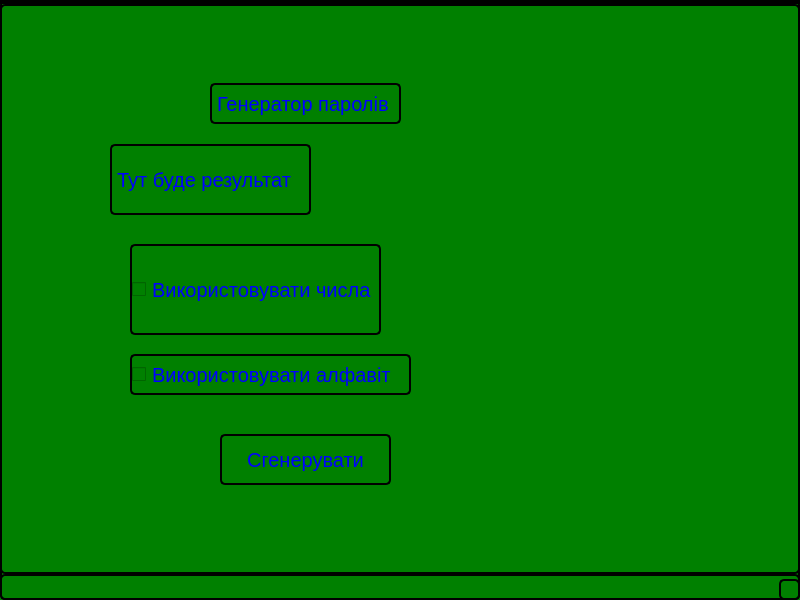
<?xml version="1.0" encoding="UTF-8"?>
<ui version="4.0">
 <class>MainWindow</class>
 <widget class="QMainWindow" name="MainWindow">
  <property name="geometry">
   <rect>
    <x>0</x>
    <y>0</y>
    <width>800</width>
    <height>600</height>
   </rect>
  </property>
  <property name="windowTitle">
   <string>MainWindow</string>
  </property>
  <property name="autoFillBackground">
   <bool>false</bool>
  </property>
  <property name="styleSheet">
   <string notr="true">color: blue; background-color: green; border: 2px solid black; border-radius: 5px;</string>
  </property>
  <widget class="QWidget" name="centralwidget">
   <widget class="QCheckBox" name="checkBox">
    <property name="geometry">
     <rect>
      <x>130</x>
      <y>240</y>
      <width>251</width>
      <height>91</height>
     </rect>
    </property>
    <property name="font">
     <font>
      <pointsize>15</pointsize>
     </font>
    </property>
    <property name="text">
     <string>Використовувати числа</string>
    </property>
   </widget>
   <widget class="QCheckBox" name="checkBox_2">
    <property name="geometry">
     <rect>
      <x>130</x>
      <y>350</y>
      <width>281</width>
      <height>41</height>
     </rect>
    </property>
    <property name="font">
     <font>
      <pointsize>15</pointsize>
     </font>
    </property>
    <property name="text">
     <string>Використовувати алфавіт</string>
    </property>
   </widget>
   <widget class="QLabel" name="label">
    <property name="geometry">
     <rect>
      <x>210</x>
      <y>79</y>
      <width>191</width>
      <height>41</height>
     </rect>
    </property>
    <property name="font">
     <font>
      <pointsize>15</pointsize>
     </font>
    </property>
    <property name="text">
     <string>Генератор паролів</string>
    </property>
   </widget>
   <widget class="QLabel" name="label_2">
    <property name="geometry">
     <rect>
      <x>110</x>
      <y>140</y>
      <width>201</width>
      <height>71</height>
     </rect>
    </property>
    <property name="font">
     <font>
      <pointsize>15</pointsize>
     </font>
    </property>
    <property name="text">
     <string>Тут буде результат</string>
    </property>
   </widget>
   <widget class="QToolButton" name="toolButton">
    <property name="geometry">
     <rect>
      <x>220</x>
      <y>430</y>
      <width>171</width>
      <height>51</height>
     </rect>
    </property>
    <property name="font">
     <font>
      <pointsize>15</pointsize>
     </font>
    </property>
    <property name="text">
     <string>Сгенерувати</string>
    </property>
   </widget>
  </widget>
  <widget class="QMenuBar" name="menubar">
   <property name="geometry">
    <rect>
     <x>0</x>
     <y>0</y>
     <width>800</width>
     <height>25</height>
    </rect>
   </property>
  </widget>
  <widget class="QStatusBar" name="statusbar"/>
 </widget>
 <resources/>
 <connections/>
</ui>
